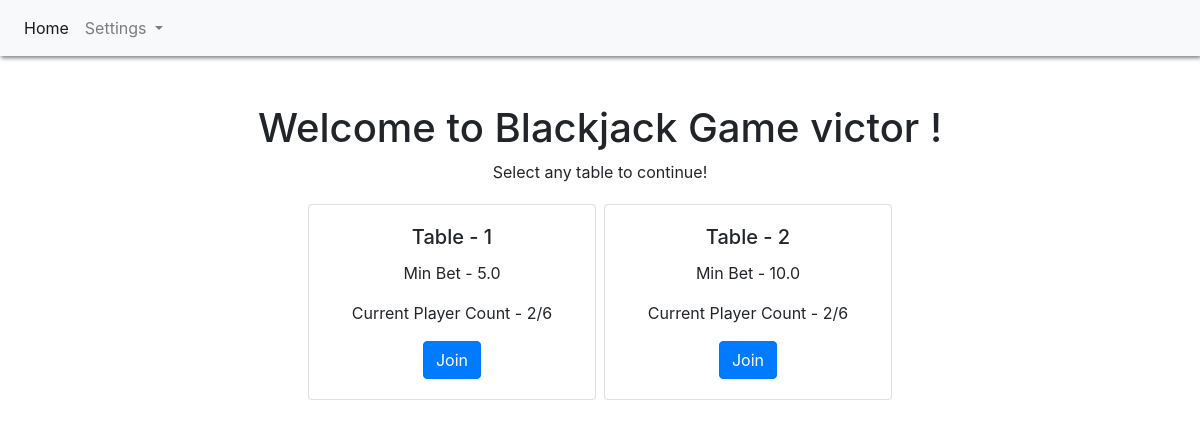
Page / (signed in) on the earlier database version.
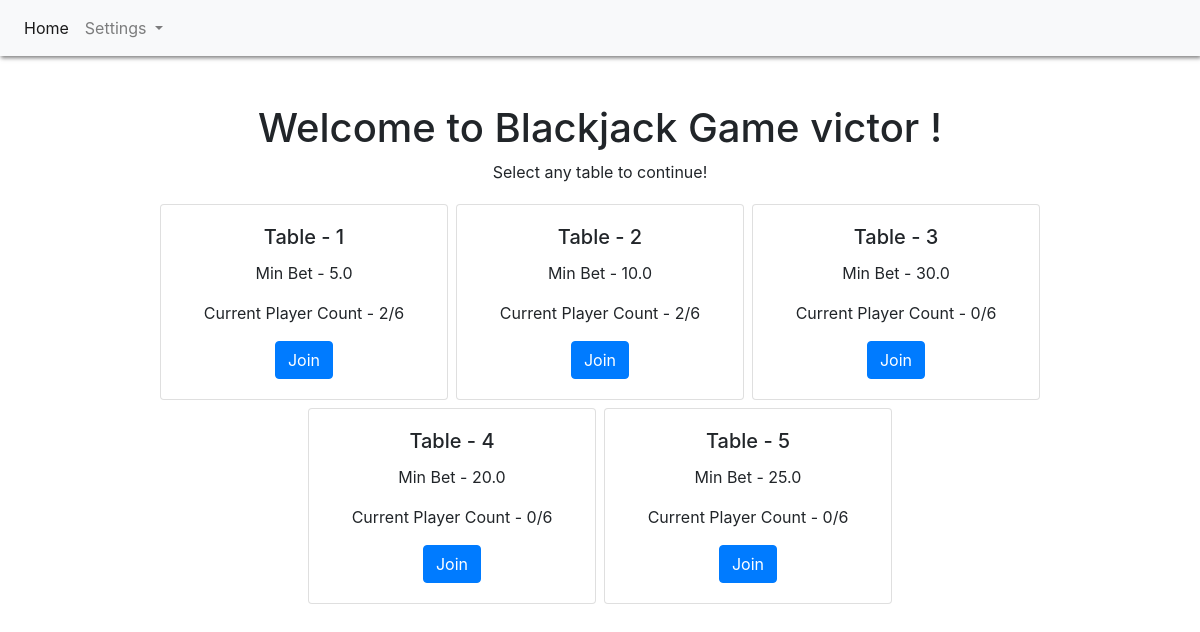
Same page on the later database version.
### webapp/models.py (models this page shows)
class Table(models.Model):
    TABLE_STATUS = (
        (0, 'inactive'),
        (1, 'active'),
    )
    min_bet = models.FloatField(default=0)
    player_count = models.IntegerField(default=0)
    table_status = models.IntegerField(choices=TABLE_STATUS, default=0)
    class Meta:
        db_table = 'tables'

### webapp/views.py (the view)
# urls.py: path('', Index.as_view(), name="index"),
@method_decorator(login_required, name='dispatch')
class Index(View):
    def get(self, request):
        error = request.GET.get("error")
        if(request.user.profile.wallet_value>=25):
            tables = Table.objects.filter(min_bet__lte=request.user.profile.wallet_value/5, player_count__lt=6)
        else:
            tables = None
        return render(request, 'index.html', {'tables': tables, 'error': error})

### webapp/templates/index.html (shortened to what this page needs)
<!DOCTYPE html>
<html>
<head>
  {% block css %}
    <link href="/static/css/bootstrap.min.css" rel="stylesheet" type="text/css">
    <link href="/static/css/app.css" rel="stylesheet" type="text/css">
  {% endblock %}
</head>
<body>
  <div class="app-main container">
    {% block header %}
    <div class="row">
      <nav class="navbar navbar-expand-lg navbar-light bg-light justify-content-between">
        <div class="collapse navbar-collapse" id="navbarSupportedContent">
          <ul class="navbar-nav mr-auto">
            {% if request.user.is_authenticated %}
            <li class="nav-item active">
              <a class="nav-link" href="/">Home <span class="sr-only">(current)</span></a>
            </li>
            <li class="nav-item dropdown">
              <a class="nav-link dropdown-toggle" href="#" id="navbarDropdown" role="button" data-toggle="dropdown" aria-haspopup="true" aria-expanded="false">
                Settings
              </a>
            </li>
            {% endif %}
          </ul>
        </div>
      </nav>
    </div>
    {% endblock %}
  <main class="text-center mt-5">
    {% block content %}
      <h1> Welcome to Blackjack Game {{request.user.username}} !</h1>
      {% if request.user.profile.wallet_value == 0 %}
      <p> Update your wallet value <a href="/profile">here</a>. Minimum wallet amount is $25!</p>
      {% else %}
      <p> Select any table to continue!</p>
      <div class="row px-3 justify-content-center">
        {% for table in tables %}
          <div class="card m-1" style="width: 18rem;">
            <div class="card-body">
              <h5 class="card-title">Table - {{table.id}}</h5>
              <p class="card-text">Min Bet - {{table.min_bet}}</p>
              <p class="card-text">Current Player Count - {{table.player_count}}/6</p>
              <a href="/table/{{table.id}}/join" class="btn btn-primary">Join</a>
            </div>
          </div>
        {% endfor %}
      </div>
      {% endif %}
    {% endblock %}
  </main>
  </div>
</body>
</html>

Differences in the rows shown:
now on this page (row unchanged): Table: id "3", min_bet "30.0", player_count "0"
now on this page (row edited): Table: id "4", min_bet "20.0", player_count "0"
added Table: id "5", min_bet "25.0", player_count "0"
